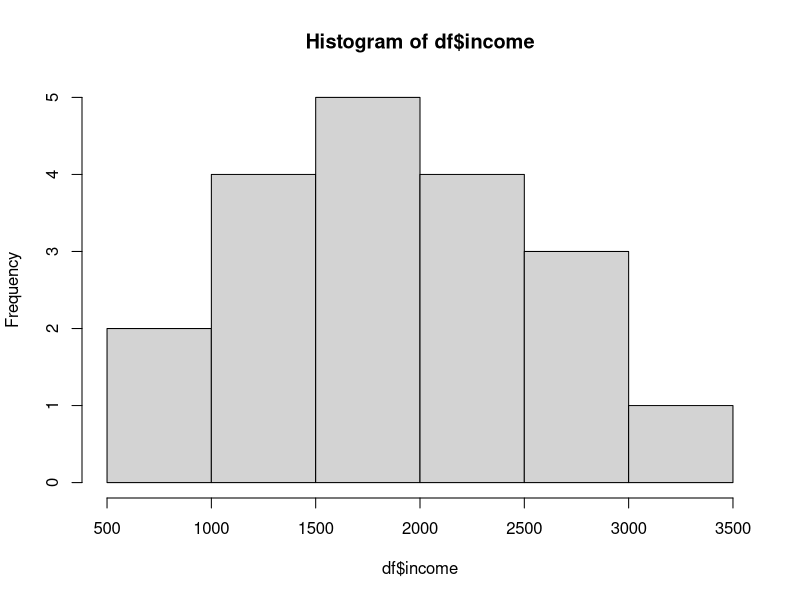
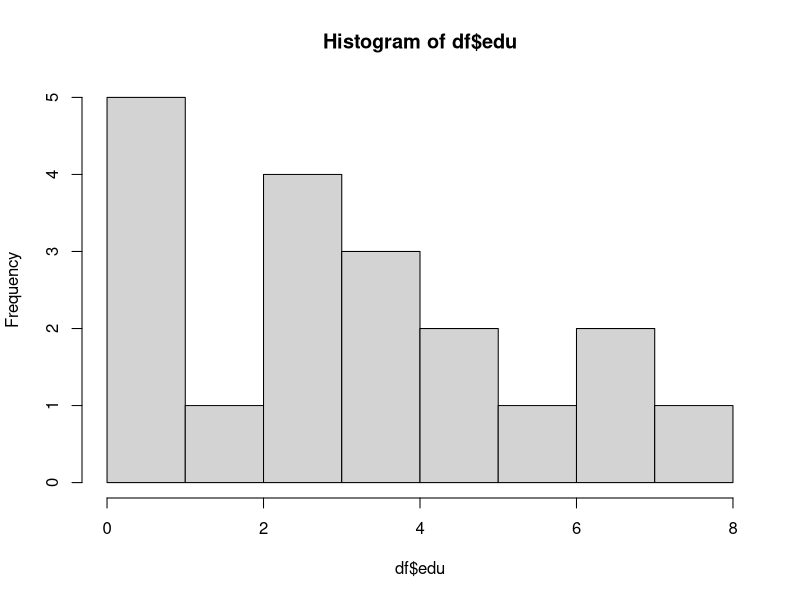
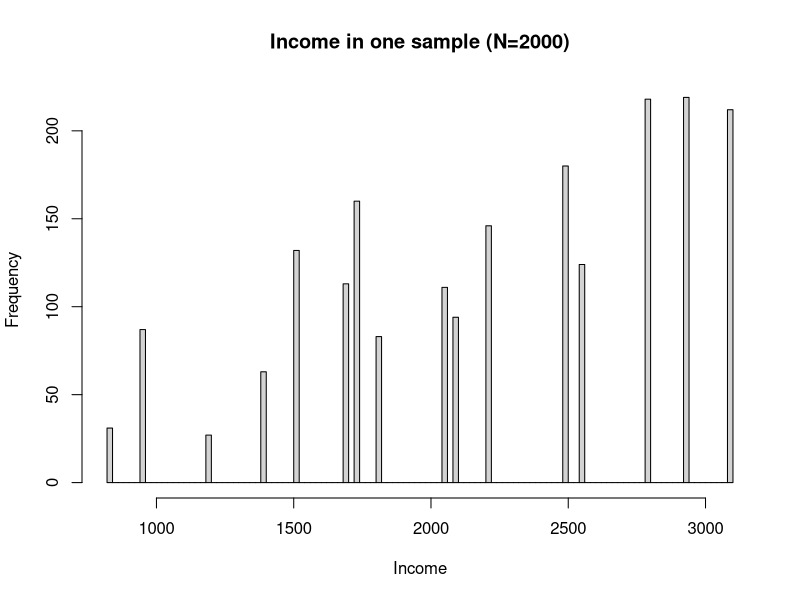
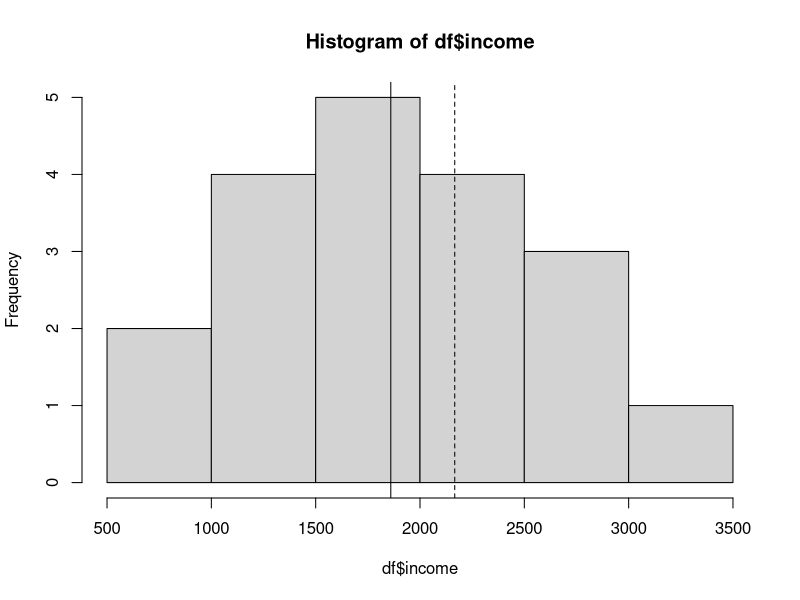
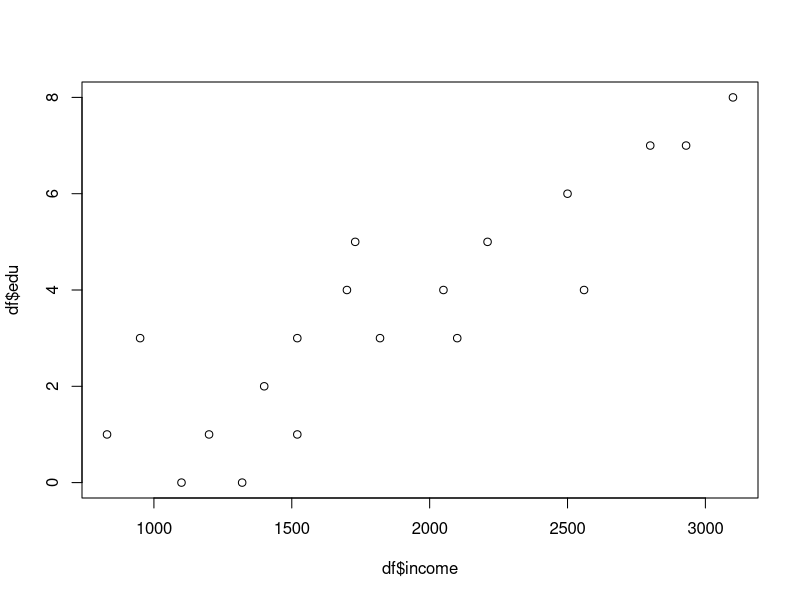
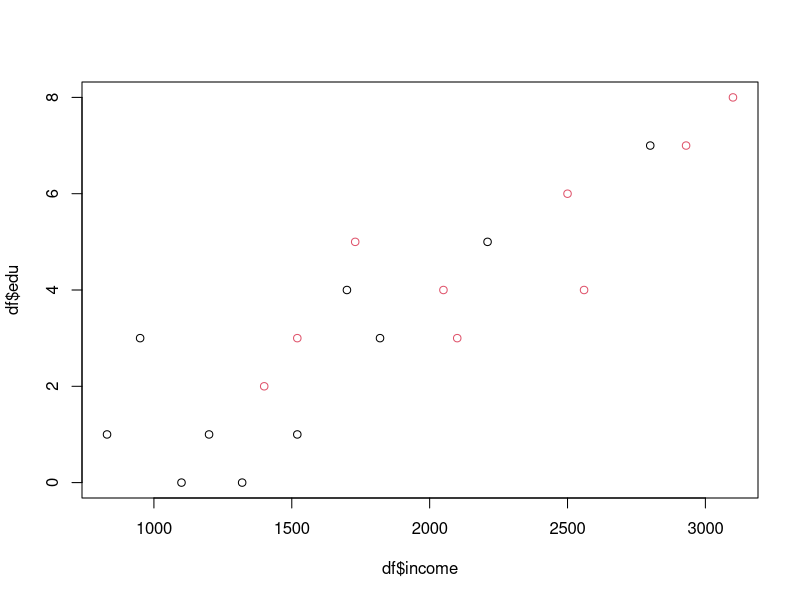
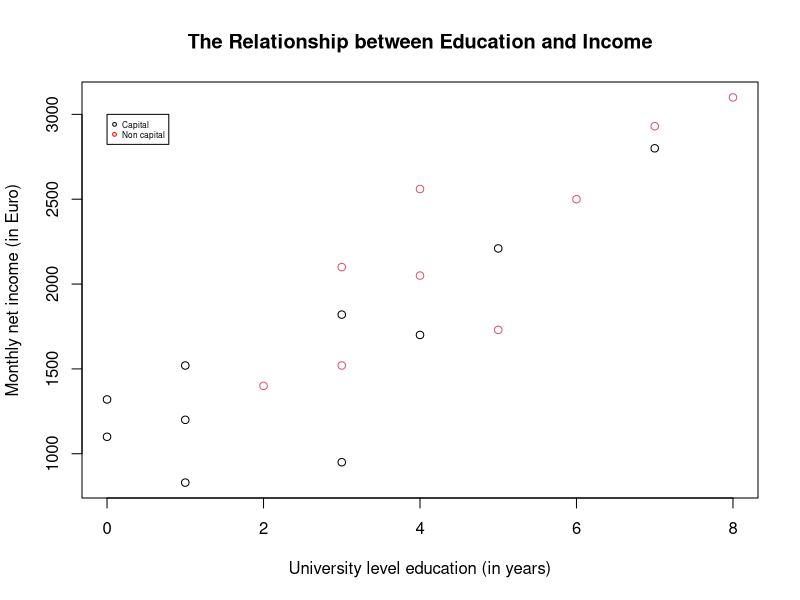

R code for these plots, in order:

# Applied Statistical Analysis I      
# Tutorial 1: Introduction & stats review                        

# Get working directory
getwd()

# Set working directory 
setwd("D:/TCD_courses/2024_2025Autumn/Applied StatsQuant Methods I_Fall 2024/tutorials/01")
getwd()

### Data collection ----------

# Load data 

df <- read.csv("fictional_data.csv")

# First step, look at data
View(df)
str(df) # Present structure of R object
?str

head(df)

tail(df, 2)

### Descriptive analysis ----------

### Income ###
hist(df$income) # Distribution
mean(df$income) # Central tendency, mean
var(df$income) # Variability, variance
sd(df$income) # Variability, standard deviation
sd(df$income)/sqrt(length(df$income)) # Variability, standard **error**

# Step by step
df$income
length(df$income)
sqrt(length(df$income))
sqrt(19)
sd(df$income)/sqrt(length(df$income))

### Education ###
hist(df$edu) # Distribution
mean(df$edu) # Central tendency, mean
var(df$edu) # Variability, variance
sd(df$edu) # Variability, standard deviation
sd(df$edu)/sqrt(length(df$edu)) # Variability, standard **error**

# Get summary statistics for entire dataset
summary(df)


###Sampling###
s <- sample(df$income, size = 2000, replace = TRUE, prob = df$edu)

hist(s, breaks = 100, xlab = "Income", ylab = "Frequency", main = "Income in one sample (N=2000)")

# Mean of the population
print(weighted.mean(df$income, w = df$edu), digits = 6)
## 2244.33

# Mean of the one sample
print(mean(s), digits = 6)
## 2242.42

# Which kind of inferences can we make with regards to the population,
# based on the sample data?
mean(df$income) # Sample mean is estimate for population mean
sd(df$income)/sqrt(length((df$income))) 
# Standard **error** (Sample standard deviation adjusted by sample size)
# is estimate for standard deviation of the sampling distribution

# Why do we need standard error again? --> to calculate measures of
# uncertainty for our point estimate (e.g., confidence intervals, and p-values)

### 95% Confidence level ###
# Definition: Point estimate +/- Margin of error, 
# where margin of error is a multiple of the standard error

# What do we need?
mean(df$income) # Point estimate
sd(df$income)/sqrt(length((df$income))) # Standard error

# How to find the multiple?
# Looking at the normal distribution, we see that 
# 95% of observations lie within +/-1.96 (approximately 2)
# standard errors of point estimate 


# Lower bound
lower_95 = (mean(df$income))-(1.96)*(sd(df$income)/sqrt(length(df$incomed)))


# Upper bound
upper_95 = (mean(df$income))+(1.96)*(sd(df$income)/sqrt(length(df$income)))


# Print
lower_95
mean(df$income)
upper_95


### Histogram ###
hist(df$income)
abline(v=mean(df$income),col="black")
abline(v=lower_95,col="black",lty="dashed")
abline(v=upper_95,col="black",lty="dashed")


# How to calculate 99% confidence intervals?


x <- rnorm(200, mean = 0, sd = 1) 
mean(x)
## -0.07337356

sd(x)
## 0.9675932

x <- rnorm(1000000, mean = 0, sd = 1) 
mean(x)
## -0.000101218

sd(x)
## 1.000413



#For the standard normal distribution, find the area to the left of x = 1.96
pnorm(q = 1.96)
## 0.9750021

pnorm(q = -1.96)
## 0.0249979

qnorm(0.025) ## -1.959964
qnorm(0.975) ## 1.959964


qnorm(0.005) ## -2.575829
qnorm(0.995) ## 2.575829


# Lower bound
lower_99 = (mean(df$income))-(2.58)*(sd(df$income)/sqrt(length((df$income))))


# Upper bound
upper_99 = (mean(df$income))+(2.58)*(sd(df$income)/sqrt(length((df$income))))


# Print
lower_99
mean(df$income)
upper_99



n <- length(df$income)

qt(0.025, n-1, lower.tail = T)
## -2.100922


# Is there a relationship between education and income?

### Scatter plot ###
plot(df$income, df$edu)
plot(df$income,df$edu,
     col=df$cap+1) # Color over third variable (+1, because first color in R is white)

# Improve visualization and save
png(file="output/scatter_plot.png")
plot(df$edu,
     df$income,
     col=df$cap+1,
     ylab="Monthly net income (in Euro)",
     xlab="University level education (in years)",
     main="The Relationship between Education and Income")

# Add legend
legend(0,3000, # x and y position of legend
       legend=c("Capital", "Non capital"),
       col=c("black","red"),
       pch=1,        # Marker type (1 is default)
       cex = 0.5) 
dev.off()

















